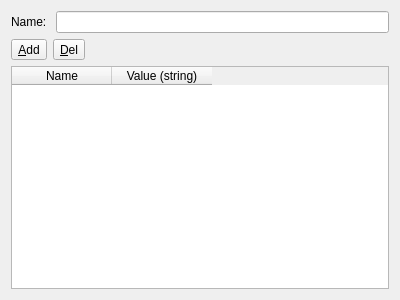
<?xml version="1.0" encoding="UTF-8"?>
<ui version="4.0">
 <class>FormDeviserEnum</class>
 <widget class="QWidget" name="FormDeviserEnum">
  <property name="geometry">
   <rect>
    <x>0</x>
    <y>0</y>
    <width>400</width>
    <height>300</height>
   </rect>
  </property>
  <property name="windowTitle">
   <string>Form</string>
  </property>
  <layout class="QGridLayout" name="gridLayout">
   <item row="0" column="0">
    <layout class="QHBoxLayout" name="horizontalLayout">
     <item>
      <widget class="QLabel" name="label">
       <property name="text">
        <string>Name: </string>
       </property>
      </widget>
     </item>
     <item>
      <widget class="QLineEdit" name="txtName"/>
     </item>
    </layout>
   </item>
   <item row="1" column="0">
    <layout class="QHBoxLayout" name="horizontalLayout_2">
     <item>
      <widget class="QToolButton" name="toolAdd">
       <property name="text">
        <string>&amp;Add</string>
       </property>
      </widget>
     </item>
     <item>
      <widget class="QToolButton" name="toolDel">
       <property name="text">
        <string>&amp;Del</string>
       </property>
      </widget>
     </item>
     <item>
      <spacer name="horizontalSpacer">
       <property name="orientation">
        <enum>Qt::Horizontal</enum>
       </property>
       <property name="sizeHint" stdset="0">
        <size>
         <width>40</width>
         <height>20</height>
        </size>
       </property>
      </spacer>
     </item>
    </layout>
   </item>
   <item row="2" column="0">
    <widget class="QTableWidget" name="tableWidget">
     <attribute name="verticalHeaderVisible">
      <bool>false</bool>
     </attribute>
     <column>
      <property name="text">
       <string>Name</string>
      </property>
     </column>
     <column>
      <property name="text">
       <string>Value (string)</string>
      </property>
     </column>
    </widget>
   </item>
  </layout>
 </widget>
 <resources/>
 <connections>
  <connection>
   <sender>toolAdd</sender>
   <signal>clicked()</signal>
   <receiver>FormDeviserEnum</receiver>
   <slot>addRow()</slot>
   <hints>
    <hint type="sourcelabel">
     <x>25</x>
     <y>47</y>
    </hint>
    <hint type="destinationlabel">
     <x>199</x>
     <y>149</y>
    </hint>
   </hints>
  </connection>
  <connection>
   <sender>toolDel</sender>
   <signal>clicked()</signal>
   <receiver>FormDeviserEnum</receiver>
   <slot>deleteRow()</slot>
   <hints>
    <hint type="sourcelabel">
     <x>61</x>
     <y>47</y>
    </hint>
    <hint type="destinationlabel">
     <x>199</x>
     <y>149</y>
    </hint>
   </hints>
  </connection>
 </connections>
 <slots>
  <slot>addRow()</slot>
  <slot>deleteRow()</slot>
 </slots>
</ui>
